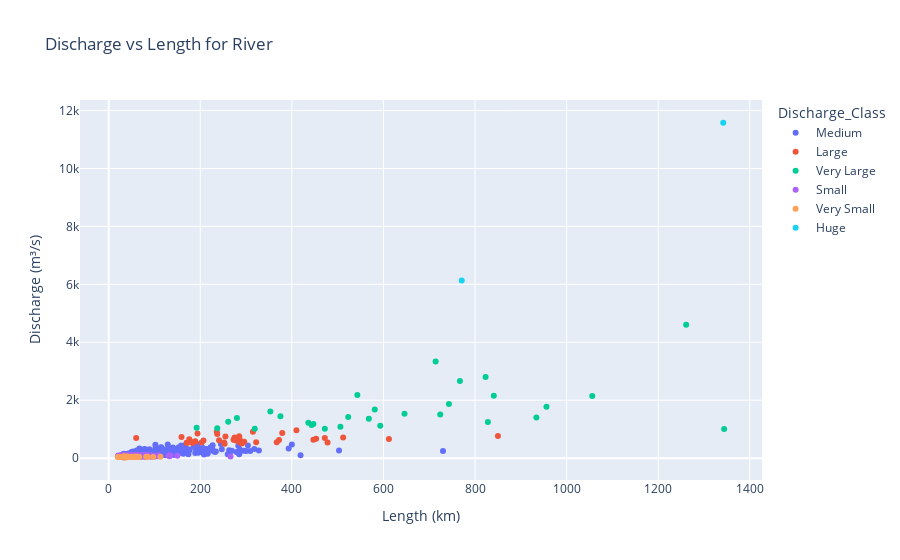
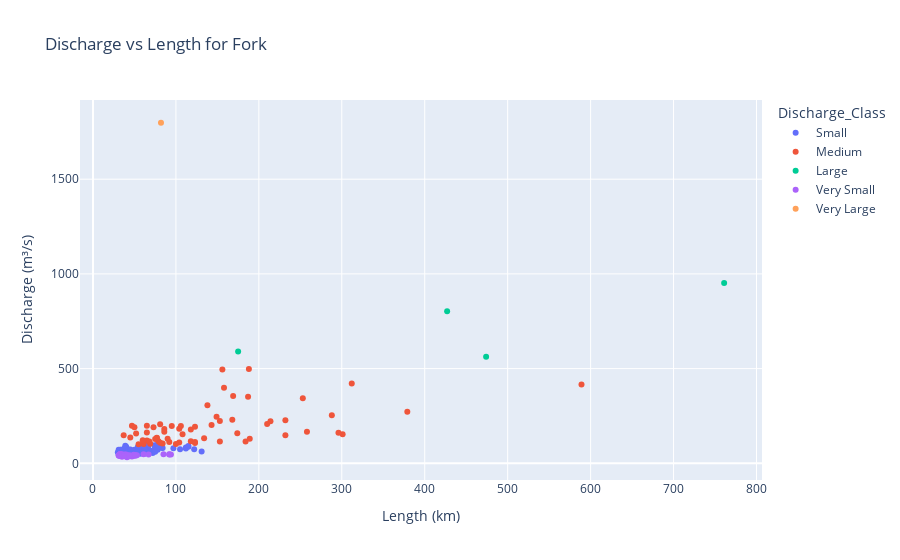
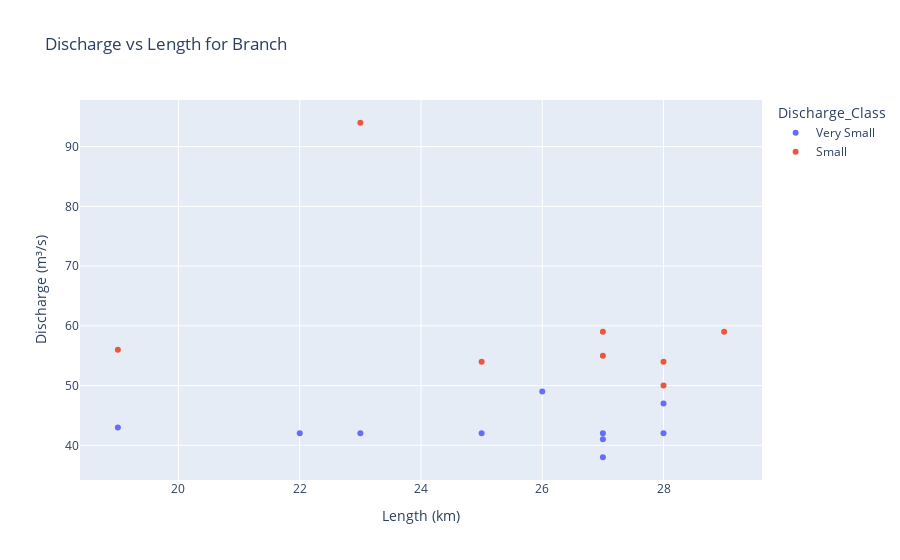
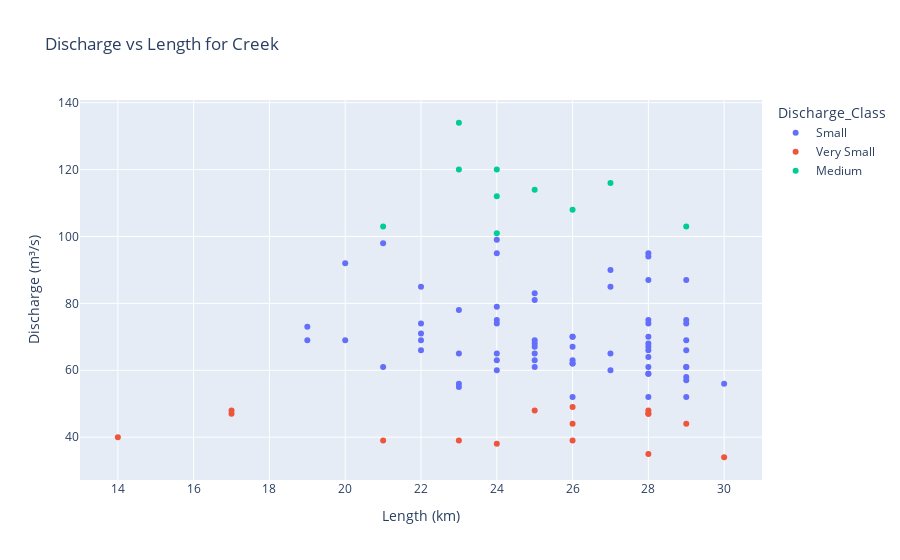

The notebook cell saved with these charts, in order:
### Code cell
import plotly.express as px

for rtype in df["Type"].unique():
    subset = df[df["Type"] == rtype]
    
    fig = px.scatter(
        subset,
        x='Length',
        y='Discharge',
        color='Discharge_Class',      
        hover_data=['River', 'Basin'], 
        title=f'Discharge vs Length for {rtype}',
        labels={'Length':'Length (km)', 'Discharge':'Discharge (m³/s)'}
    )
    
    fig.update_traces(mode='markers')
    
    fig.show()

### Figure 1 — Plotly figure (JSON) as saved in the notebook; plotly's stock layout.template omitted (floating-point values rounded to 4 significant figures; data arrays with more than 128 entries replaced by an {"elided": "..."} marker saying what was removed)
{"data": [{"customdata": {"elided": "315x2 str values"}, "hovertemplate": "Discharge_Class=Medium<br>Length (km)=%{x}<br>Discharge (m³/s)=%{y}<br>River=%{customdata[0]}<br>Basin=%{customdata[1]}<extra></extra>", "legendgroup": "Medium", "marker": {"color": "#636efa", "symbol": "circle"}, "mode": "markers", "name": "Medium", "orientation": "v", "showlegend": true, "type": "scatter", "x": {"elided": "315 float values"}, "xaxis": "x", "y": {"elided": "315 float values"}, "yaxis": "y"}, {"customdata": [["Nymphidam", "Nymphidam"], ["Stymphetos", "Stymphetos"], ["Itherta", "Itherta"], ["Phanais", "Phanais"], ["Cythumna", "Orchodessos"], ["Nyrian", "Nyrian"], ["Thylos", "Thylos"], ["Dikon", "Dikon"], ["Polis", "Polis"], ["Abros", "Abros"], ["Aelamospon", "Aelamospon"], ["Orinthe", "Leitatea"], ["Hyera", "Ririkon"], ["Rinoinala", "Abros"], ["Hesia", "Hesia"], ["Ronia", "Kores"], ["Rhampiatea", "Rhampiatea"], ["Morgyrera", "Morgyrera"], ["Asktos", "Asktos"], ["Pitha", "Histheri"], ["Typether", "Typether"], ["Askra", "Apitros"], ["Akhamos", "Akhamos"], ["Brausaipona", "Brausaipona"], ["Hubrosponti", "Hubrosponti"], ["Rorypepoi", "Rorypepoi"], ["Mypecera", "Mypecera"], ["Thotiniamai", "Thotiniamai"], ["Aegira", "Aegira"], ["Kossos", "Kossos"], ["Kamei", "Chiossos"], ["Dopolis", "Apitros"], ["Lameinon", "Lameinon"], ["Syreleurion", "Ririkon"], ["Akramontion", "Akramontion"], ["Talamispon", "Talamispon"], ["Juktos", "Juktos"], ["Myrniapolis", "Myrniapolis"], ["Bylis", "Bylis"], ["Antos", "Diossos"], ["Myolis", "Cornas"]], "hovertemplate": "Discharge_Class=Large<br>Length (km)=%{x}<br>Discharge (m³/s)=%{y}<br>River=%{customdata[0]}<br>Basin=%{customdata[1]}<extra></extra>", "legendgroup": "Large", "marker": {"color": "#EF553B", "symbol": "circle"}, "mode": "markers", "name": "Large", "orientation": "v", "showlegend": true, "type": "scatter", "x": [322.0, 286.0, 285.0, 253.0, 612.0, 176.0, 286.0, 207.0, 410.0, 241.0, 296.0, 171.0, 850.0, 478.0, 453.0, 273.0, 512.0, 189.0, 367.0, 379.0, 372.0, 447.0, 290.0, 275.0, 273.0, 237.0, 159.0, 236.0, 170.0, 189.0, 60.0, 472.0, 252.0, 291.0, 183.0, 179.0, 194.0, 255.0, 278.0, 315.0, 203.0], "xaxis": "x", "y": [547.0, 553.0, 757.0, 501.0, 659.0, 652.0, 653.0, 610.0, 965.0, 615.0, 564.0, 520.0, 763.0, 539.0, 671.0, 638.0, 716.0, 584.0, 554.0, 865.0, 624.0, 638.0, 568.0, 718.0, 642.0, 837.0, 728.0, 911.0, 536.0, 565.0, 700.0, 697.0, 544.0, 505.0, 525.0, 568.0, 849.0, 747.0, 612.0, 913.0, 541.0], "yaxis": "y"}, {"customdata": [["Otigosthos", "Otigosthos"], ["Ecegi", "Ecegi"], ["Pydna", "Apitros"], ["Golamaion", "Golamaion"], ["Chiossos", "Chiossos"], ["Bhryrian", "Ririkon"], ["Apia", "Apia"], ["Amphidria", "Amphidria"], ["Aphidyrian", "Aphidyrian"], ["Psychia", "Psychia"], ["Abdekiondo", "Abdekiondo"], ["Ephakouros", "Ririkon"], ["Kores", "Kores"], ["Leitatea", "Leitatea"], ["Tyrase", "Tyrase"], ["Tranelepi", "Ririkon"], ["Amphidna", "Amphidna"], ["Siros", "Siros"], ["Abros", "Abros"], ["Histheri", "Histheri"], ["Podessos", "Podessos"], ["Orchodessos", "Orchodessos"], ["Lekros", "Lekros"], ["Diossos", "Diossos"], ["Cornas", "Cornas"], ["Orchosia", "Orchosia"], ["Skylespon", "Skylespon"], ["Amphos", "Amphos"], ["Pitheniate", "Pitheniate"], ["Gorgan", "Gorgan"]], "hovertemplate": "Discharge_Class=Very Large<br>Length (km)=%{x}<br>Discharge (m³/s)=%{y}<br>River=%{customdata[0]}<br>Basin=%{customdata[1]}<extra></extra>", "legendgroup": "Very Large", "marker": {"color": "#00cc96", "symbol": "circle"}, "mode": "markers", "name": "Very Large", "orientation": "v", "showlegend": true, "type": "scatter", "x": [934.0, 743.0, 523.0, 472.0, 543.0, 828.0, 646.0, 443.0, 319.0, 593.0, 506.0, 1344.0, 767.0, 261.0, 192.0, 956.0, 724.0, 436.0, 1056.0, 714.0, 375.0, 841.0, 568.0, 1261.0, 353.0, 823.0, 237.0, 581.0, 447.0, 280.0], "xaxis": "x", "y": [1407.0, 1870.0, 1420.0, 1018.0, 2185.0, 1253.0, 1534.0, 1141.0, 1019.0, 1123.0, 1087.0, 1011.0, 2661.0, 1254.0, 1054.0, 1779.0, 1505.0, 1227.0, 2145.0, 3333.0, 1444.0, 2154.0, 1357.0, 4604.0, 1610.0, 2799.0, 1030.0, 1677.0, 1181.0, 1385.0], "yaxis": "y"}, {"customdata": {"elided": "331x2 str values"}, "hovertemplate": "Discharge_Class=Small<br>Length (km)=%{x}<br>Discharge (m³/s)=%{y}<br>River=%{customdata[0]}<br>Basin=%{customdata[1]}<extra></extra>", "legendgroup": "Small", "marker": {"color": "#ab63fa", "symbol": "circle"}, "mode": "markers", "name": "Small", "orientation": "v", "showlegend": true, "type": "scatter", "x": {"elided": "331 float values"}, "xaxis": "x", "y": {"elided": "331 float values"}, "yaxis": "y"}, {"customdata": {"elided": "87x2 str values"}, "hovertemplate": "Discharge_Class=Very Small<br>Length (km)=%{x}<br>Discharge (m³/s)=%{y}<br>River=%{customdata[0]}<br>Basin=%{customdata[1]}<extra></extra>", "legendgroup": "Very Small", "marker": {"color": "#FFA15A", "symbol": "circle"}, "mode": "markers", "name": "Very Small", "orientation": "v", "showlegend": true, "type": "scatter", "x": [47.0, 39.0, 34.0, 59.0, 20.0, 31.0, 50.0, 37.0, 41.0, 40.0, 58.0, 37.0, 49.0, 54.0, 97.0, 36.0, 113.0, 54.0, 37.0, 25.0, 34.0, 55.0, 37.0, 35.0, 36.0, 33.0, 36.0, 33.0, 31.0, 32.0, 67.0, 32.0, 41.0, 83.0, 38.0, 39.0, 41.0, 59.0, 37.0, 32.0, 28.0, 31.0, 38.0, 33.0, 36.0, 34.0, 32.0, 55.0, 37.0, 58.0, 34.0, 38.0, 35.0, 34.0, 35.0, 82.0, 31.0, 36.0, 35.0, 42.0, 85.0, 42.0, 35.0, 45.0, 39.0, 34.0, 34.0, 37.0, 35.0, 32.0, 64.0, 45.0, 31.0, 62.0, 31.0, 30.0, 35.0, 30.0, 36.0, 39.0, 32.0, 31.0, 29.0, 41.0, 31.0, 35.0, 31.0], "xaxis": "x", "y": [42.0, 38.0, 34.0, 47.0, 41.0, 40.0, 38.0, 45.0, 46.0, 35.0, 40.0, 47.0, 42.0, 47.0, 43.0, 38.0, 49.0, 37.0, 39.0, 41.0, 34.0, 39.0, 34.0, 47.0, 40.0, 46.0, 43.0, 46.0, 40.0, 32.0, 41.0, 35.0, 44.0, 43.0, 48.0, 43.0, 46.0, 37.0, 47.0, 35.0, 43.0, 40.0, 39.0, 45.0, 35.0, 38.0, 49.0, 49.0, 41.0, 39.0, 32.0, 39.0, 44.0, 40.0, 37.0, 45.0, 33.0, 41.0, 46.0, 43.0, 46.0, 46.0, 40.0, 37.0, 41.0, 38.0, 41.0, 36.0, 44.0, 49.0, 46.0, 42.0, 41.0, 45.0, 42.0, 37.0, 39.0, 44.0, 46.0, 49.0, 43.0, 43.0, 37.0, 47.0, 48.0, 41.0, 49.0], "yaxis": "y"}, {"customdata": [["Apitros", "Apitros"], ["Ririkon", "Ririkon"]], "hovertemplate": "Discharge_Class=Huge<br>Length (km)=%{x}<br>Discharge (m³/s)=%{y}<br>River=%{customdata[0]}<br>Basin=%{customdata[1]}<extra></extra>", "legendgroup": "Huge", "marker": {"color": "#19d3f3", "symbol": "circle"}, "mode": "markers", "name": "Huge", "orientation": "v", "showlegend": true, "type": "scatter", "x": [1342.0, 771.0], "xaxis": "x", "y": [11580.0, 6131.0], "yaxis": "y"}], "layout": {"legend": {"title": {"text": "Discharge_Class"}, "tracegroupgap": 0}, "title": {"text": "Discharge vs Length for River"}, "xaxis": {"anchor": "y", "domain": [0, 1], "title": {"text": "Length (km)"}}, "yaxis": {"anchor": "x", "domain": [0, 1], "title": {"text": "Discharge (m³/s)"}}}}

### Figure 2 — Plotly figure (JSON) as saved in the notebook; plotly's stock layout.template omitted (floating-point values rounded to 4 significant figures; data arrays with more than 128 entries replaced by an {"elided": "..."} marker saying what was removed)
{"data": [{"customdata": {"elided": "88x2 str values"}, "hovertemplate": "Discharge_Class=Small<br>Length (km)=%{x}<br>Discharge (m³/s)=%{y}<br>River=%{customdata[0]}<br>Basin=%{customdata[1]}<extra></extra>", "legendgroup": "Small", "marker": {"color": "#636efa", "symbol": "circle"}, "mode": "markers", "name": "Small", "orientation": "v", "showlegend": true, "type": "scatter", "x": [75.0, 43.0, 64.0, 54.0, 72.0, 37.0, 77.0, 55.0, 78.0, 78.0, 74.0, 62.0, 66.0, 122.0, 46.0, 57.0, 97.0, 75.0, 64.0, 50.0, 39.0, 31.0, 34.0, 112.0, 40.0, 67.0, 38.0, 45.0, 75.0, 46.0, 31.0, 55.0, 75.0, 34.0, 77.0, 131.0, 105.0, 83.0, 115.0, 66.0, 34.0, 66.0, 51.0, 43.0, 54.0, 48.0, 70.0, 55.0, 41.0, 30.0, 44.0, 78.0, 62.0, 36.0, 112.0, 56.0, 84.0, 115.0, 60.0, 68.0, 75.0, 35.0, 40.0, 36.0, 38.0, 42.0, 32.0, 61.0, 51.0, 43.0, 55.0, 67.0, 56.0, 57.0, 63.0, 81.0, 33.0, 39.0, 80.0, 57.0, 38.0, 62.0, 53.0, 34.0, 45.0, 35.0, 45.0, 31.0], "xaxis": "x", "y": [80.0, 53.0, 76.0, 85.0, 55.0, 65.0, 95.0, 82.0, 77.0, 72.0, 95.0, 94.0, 86.0, 74.0, 60.0, 87.0, 79.0, 69.0, 91.0, 71.0, 66.0, 72.0, 63.0, 84.0, 56.0, 72.0, 59.0, 56.0, 90.0, 54.0, 57.0, 62.0, 90.0, 71.0, 77.0, 62.0, 74.0, 82.0, 88.0, 82.0, 58.0, 90.0, 65.0, 54.0, 72.0, 55.0, 66.0, 92.0, 63.0, 58.0, 71.0, 99.0, 50.0, 54.0, 78.0, 55.0, 81.0, 91.0, 82.0, 60.0, 61.0, 67.0, 88.0, 70.0, 80.0, 61.0, 58.0, 55.0, 54.0, 71.0, 68.0, 60.0, 64.0, 81.0, 70.0, 94.0, 71.0, 93.0, 92.0, 50.0, 55.0, 75.0, 63.0, 60.0, 60.0, 59.0, 73.0, 51.0], "yaxis": "y"}, {"customdata": [["Antiochialy", "Apitros"], ["Mornetase", "Apitros"], ["Aktas", "Otigosthos"], ["Morna", "Abros"], ["Ileleostos", "Amphidria"], ["Phais", "Apitros"], ["Muropolis", "Akhamos"], ["Siniaranos", "Apitros"], ["Ampharis", "Apitros"], ["Hacaionos", "Apitros"], ["Kysospon", "Leitatea"], ["Lideaion", "Apitros"], ["Nitaguri", "Phanais"], ["Zaklelion", "Ririkon"], ["Lefka", "Amphidria"], ["Myolis", "Apia"], ["Pydnaionti", "Kores"], ["Magricea", "Abdekiondo"], ["Sapasegaica", "Amphidria"], ["Kouroposia", "Ecegi"], ["Mandolipope", "Ririkon"], ["Pitria", "Otigosthos"], ["Ododes", "Apitros"], ["Lekros", "Apitros"], ["Aphenion", "Rhampiatea"], ["Gondos", "Rorypepoi"], ["Amphidea", "Ecegi"], ["Athmonion", "Mypecera"], ["Andonion", "Tyrase"], ["Theosei", "Abros"], ["Heleuthe", "Kores"], ["Paphenos", "Apitros"], ["Kamia", "Bylis"], ["Rhyroporyst", "Ririkon"], ["Lekradanos", "Diossos"], ["Morna", "Diossos"], ["Supakroi", "Histheri"], ["Akhagipolis", "Diossos"], ["Surolis", "Otigosthos"], ["Otigenaicea", "Apitros"], ["Bythergos", "Abros"], ["Myotidea", "Nyrian"], ["Leinoryst", "Ririkon"], ["Cronaseia", "Cornas"], ["Dionticea", "Abros"], ["Naucraion", "Amphos"], ["Zakrorestos", "Ririkon"], ["Tauratesos", "Diossos"], ["Egenaidopo", "Myrniapolis"], ["Laguronos", "Hubrosponti"], ["Pinesmos", "Gorgan"], ["Onion", "Lameinon"], ["Thergypetro", "Mypecera"], ["Tropodes", "Skylespon"], ["Naucleapit", "Cythos"], ["Cypekion", "Orchodessos"], ["Hyegea", "Ririkon"], ["Lanagripodo", "Pitheniate"], ["Netos", "Kores"], ["Lekhamos", "Enaizidam"], ["Bybros", "Talamispon"], ["Kalcis", "Nyrian"], ["Abdekus", "Nyrian"]], "hovertemplate": "Discharge_Class=Medium<br>Length (km)=%{x}<br>Discharge (m³/s)=%{y}<br>River=%{customdata[0]}<br>Basin=%{customdata[1]}<extra></extra>", "legendgroup": "Medium", "marker": {"color": "#EF553B", "symbol": "circle"}, "mode": "markers", "name": "Medium", "orientation": "v", "showlegend": true, "type": "scatter", "x": [77.0, 301.0, 258.0, 288.0, 169.0, 153.0, 232.0, 188.0, 47.0, 210.0, 81.0, 65.0, 92.0, 589.0, 104.0, 187.0, 104.0, 118.0, 77.0, 106.0, 232.0, 379.0, 55.0, 118.0, 153.0, 149.0, 61.0, 95.0, 73.0, 108.0, 143.0, 168.0, 65.0, 79.0, 60.0, 86.0, 253.0, 312.0, 184.0, 214.0, 189.0, 84.0, 296.0, 158.0, 174.0, 123.0, 69.0, 123.0, 68.0, 90.0, 138.0, 81.0, 86.0, 65.0, 45.0, 50.0, 100.0, 156.0, 134.0, 123.0, 37.0, 75.0, 52.0], "xaxis": "x", "y": [133.0, 154.0, 166.0, 254.0, 355.0, 224.0, 228.0, 498.0, 198.0, 208.0, 206.0, 120.0, 113.0, 416.0, 182.0, 351.0, 110.0, 117.0, 135.0, 197.0, 148.0, 272.0, 101.0, 178.0, 115.0, 246.0, 102.0, 197.0, 190.0, 153.0, 202.0, 230.0, 163.0, 117.0, 122.0, 181.0, 343.0, 422.0, 115.0, 222.0, 130.0, 105.0, 161.0, 399.0, 159.0, 193.0, 103.0, 113.0, 115.0, 130.0, 306.0, 109.0, 167.0, 198.0, 136.0, 191.0, 102.0, 495.0, 132.0, 107.0, 148.0, 129.0, 158.0], "yaxis": "y"}, {"customdata": [["Tapontioch", "Apitros"], ["Imbdelona", "Apitros"], ["Ampia", "Apitros"], ["Sparnasos", "Apitros"]], "hovertemplate": "Discharge_Class=Large<br>Length (km)=%{x}<br>Discharge (m³/s)=%{y}<br>River=%{customdata[0]}<br>Basin=%{customdata[1]}<extra></extra>", "legendgroup": "Large", "marker": {"color": "#00cc96", "symbol": "circle"}, "mode": "markers", "name": "Large", "orientation": "v", "showlegend": true, "type": "scatter", "x": [427.0, 175.0, 761.0, 474.0], "xaxis": "x", "y": [803.0, 590.0, 952.0, 563.0], "yaxis": "y"}, {"customdata": [["Koubea", "Ecegi"], ["Nauphi", "Thylos"], ["Aenegaipo", "Chiossos"], ["Myoscurodo", "Apia"], ["Athrena", "Ririkon"], ["Mulaigeia", "Psychia"], ["Erateamei", "Polis"], ["Hasos", "Apitros"], ["Siporintria", "Polis"], ["Gornelos", "Apitros"], ["Aeiasece", "Kores"], ["Lekha", "Apitros"], ["Crolis", "Amphidna"], ["Antilenia", "Apitros"], ["Picea", "Apitros"], ["Plada", "Oporystho"], ["Ninapa", "Psychia"], ["Kalia", "Kores"], ["Bybde", "Amphidria"], ["Paselos", "Nymphidam"], ["Thyrekion", "Ririkon"], ["Piporion", "Apitros"], ["Dotinionti", "Apitros"], ["Delpha", "Kores"], ["Peracleacos", "Apitros"], ["Leontinolis", "Diossos"], ["Tolis", "Apitros"], ["Nymphos", "Akramontion"], ["Aktospon", "Ririkon"], ["Terythra", "Amphos"], ["Pydna", "Ririkon"], ["Pholi", "Abros"], ["Pyrmelea", "Ririkon"], ["Thapiapit", "Siros"], ["Tronion", "Siros"], ["Araiontossa", "Eleameido"], ["Apithe", "Orchodessos"], ["Hienaralos", "Diossos"], ["Lekrateraca", "Kores"], ["Hubros", "Apia"], ["Bybros", "Kores"], ["Onche", "Apitros"], ["Athresia", "Myrga"], ["Neagas", "Amphidna"], ["Peleuros", "Cornas"]], "hovertemplate": "Discharge_Class=Very Small<br>Length (km)=%{x}<br>Discharge (m³/s)=%{y}<br>River=%{customdata[0]}<br>Basin=%{customdata[1]}<extra></extra>", "legendgroup": "Very Small", "marker": {"color": "#ab63fa", "symbol": "circle"}, "mode": "markers", "name": "Very Small", "orientation": "v", "showlegend": true, "type": "scatter", "x": [33.0, 49.0, 40.0, 38.0, 41.0, 31.0, 33.0, 45.0, 35.0, 85.0, 36.0, 40.0, 34.0, 35.0, 33.0, 33.0, 33.0, 35.0, 39.0, 34.0, 94.0, 51.0, 53.0, 49.0, 35.0, 41.0, 41.0, 33.0, 47.0, 34.0, 61.0, 92.0, 40.0, 67.0, 31.0, 36.0, 32.0, 32.0, 39.0, 37.0, 44.0, 92.0, 51.0, 32.0, 44.0], "xaxis": "x", "y": [48.0, 40.0, 47.0, 47.0, 32.0, 41.0, 49.0, 40.0, 47.0, 48.0, 44.0, 40.0, 38.0, 34.0, 49.0, 47.0, 42.0, 45.0, 38.0, 46.0, 47.0, 40.0, 43.0, 45.0, 45.0, 43.0, 36.0, 47.0, 36.0, 41.0, 48.0, 48.0, 40.0, 46.0, 43.0, 45.0, 44.0, 45.0, 37.0, 38.0, 37.0, 46.0, 44.0, 39.0, 42.0], "yaxis": "y"}, {"customdata": [["Kopocearas", "Apitros"]], "hovertemplate": "Discharge_Class=Very Large<br>Length (km)=%{x}<br>Discharge (m³/s)=%{y}<br>River=%{customdata[0]}<br>Basin=%{customdata[1]}<extra></extra>", "legendgroup": "Very Large", "marker": {"color": "#FFA15A", "symbol": "circle"}, "mode": "markers", "name": "Very Large", "orientation": "v", "showlegend": true, "type": "scatter", "x": [82.0], "xaxis": "x", "y": [1798.0], "yaxis": "y"}], "layout": {"legend": {"title": {"text": "Discharge_Class"}, "tracegroupgap": 0}, "title": {"text": "Discharge vs Length for Fork"}, "xaxis": {"anchor": "y", "domain": [0, 1], "title": {"text": "Length (km)"}}, "yaxis": {"anchor": "x", "domain": [0, 1], "title": {"text": "Discharge (m³/s)"}}}}

### Figure 3 — Plotly figure (JSON) as saved in the notebook; plotly's stock layout.template omitted (floating-point values rounded to 4 significant figures)
{"data": [{"customdata": [["Theonion", "Pithelos"], ["Kasos", "Apitros"], ["Piceacos", "Otigosthos"], ["Iolodes", "Tholis"], ["Hiesos", "Kores"], ["Gournaliapo", "Amphidna"], ["Akrossos", "Orchodessos"], ["Gyria", "Akhamos"], ["Lalekus", "Orchodessos"], ["Chios", "Diossos"]], "hovertemplate": "Discharge_Class=Very Small<br>Length (km)=%{x}<br>Discharge (m³/s)=%{y}<br>River=%{customdata[0]}<br>Basin=%{customdata[1]}<extra></extra>", "legendgroup": "Very Small", "marker": {"color": "#636efa", "symbol": "circle"}, "mode": "markers", "name": "Very Small", "orientation": "v", "showlegend": true, "type": "scatter", "x": [27.0, 28.0, 27.0, 26.0, 22.0, 25.0, 27.0, 23.0, 28.0, 19.0], "xaxis": "x", "y": [42.0, 47.0, 41.0, 49.0, 42.0, 42.0, 38.0, 42.0, 42.0, 43.0], "yaxis": "y"}, {"customdata": [["Kimnos", "Amphidria"], ["Aegaiponia", "Chiossos"], ["Hepilelea", "Histheri"], ["Smyrgytos", "Orchosia"], ["Cropeceri", "Thotiniamai"], ["Chalcissa", "Tegene"], ["Paphyrorion", "Podessos"], ["Iolcos", "Orchosia"]], "hovertemplate": "Discharge_Class=Small<br>Length (km)=%{x}<br>Discharge (m³/s)=%{y}<br>River=%{customdata[0]}<br>Basin=%{customdata[1]}<extra></extra>", "legendgroup": "Small", "marker": {"color": "#EF553B", "symbol": "circle"}, "mode": "markers", "name": "Small", "orientation": "v", "showlegend": true, "type": "scatter", "x": [28.0, 27.0, 27.0, 28.0, 29.0, 19.0, 25.0, 23.0], "xaxis": "x", "y": [54.0, 59.0, 55.0, 50.0, 59.0, 56.0, 54.0, 94.0], "yaxis": "y"}], "layout": {"legend": {"title": {"text": "Discharge_Class"}, "tracegroupgap": 0}, "title": {"text": "Discharge vs Length for Branch"}, "xaxis": {"anchor": "y", "domain": [0, 1], "title": {"text": "Length (km)"}}, "yaxis": {"anchor": "x", "domain": [0, 1], "title": {"text": "Discharge (m³/s)"}}}}

### Figure 4 — Plotly figure (JSON) as saved in the notebook; plotly's stock layout.template omitted (floating-point values rounded to 4 significant figures; data arrays with more than 128 entries replaced by an {"elided": "..."} marker saying what was removed)
{"data": [{"customdata": {"elided": "67x2 str values"}, "hovertemplate": "Discharge_Class=Small<br>Length (km)=%{x}<br>Discharge (m³/s)=%{y}<br>River=%{customdata[0]}<br>Basin=%{customdata[1]}<extra></extra>", "legendgroup": "Small", "marker": {"color": "#636efa", "symbol": "circle"}, "mode": "markers", "name": "Small", "orientation": "v", "showlegend": true, "type": "scatter", "x": [25.0, 29.0, 29.0, 22.0, 25.0, 27.0, 26.0, 29.0, 27.0, 28.0, 25.0, 29.0, 28.0, 30.0, 25.0, 29.0, 24.0, 28.0, 29.0, 26.0, 29.0, 29.0, 24.0, 26.0, 22.0, 25.0, 28.0, 28.0, 21.0, 24.0, 21.0, 28.0, 29.0, 28.0, 25.0, 22.0, 28.0, 29.0, 26.0, 28.0, 26.0, 26.0, 25.0, 25.0, 28.0, 26.0, 22.0, 23.0, 20.0, 27.0, 28.0, 19.0, 19.0, 24.0, 24.0, 27.0, 23.0, 28.0, 28.0, 23.0, 22.0, 28.0, 24.0, 24.0, 20.0, 24.0, 23.0], "xaxis": "x", "y": [63.0, 61.0, 74.0, 74.0, 83.0, 60.0, 67.0, 58.0, 85.0, 75.0, 68.0, 57.0, 74.0, 56.0, 69.0, 75.0, 79.0, 95.0, 52.0, 62.0, 61.0, 66.0, 74.0, 70.0, 71.0, 81.0, 66.0, 70.0, 61.0, 95.0, 98.0, 59.0, 87.0, 87.0, 65.0, 85.0, 64.0, 69.0, 52.0, 67.0, 70.0, 63.0, 61.0, 67.0, 52.0, 62.0, 66.0, 56.0, 69.0, 65.0, 61.0, 69.0, 73.0, 63.0, 60.0, 90.0, 55.0, 94.0, 59.0, 65.0, 69.0, 68.0, 99.0, 75.0, 92.0, 65.0, 78.0], "yaxis": "y"}, {"customdata": [["Menos", "Marathyro"], ["Borinthos", "Amphidria"], ["Trigostros", "Psychia"], ["Myrma", "Apitros"], ["Peicea", "Histheri"], ["Sicos", "Otigosthos"], ["Artakynthe", "Diossos"], ["Mortetos", "Mortetos"], ["Gourtanais", "Histheri"], ["Nympha", "Paliceaies"], ["Onche", "Onche"], ["Nymphine", "Nymphine"], ["Plaras", "Plaras"], ["Laorinther", "Laorinther"], ["Haraspon", "Haraspon"], ["Dolistos", "Dolistos"]], "hovertemplate": "Discharge_Class=Very Small<br>Length (km)=%{x}<br>Discharge (m³/s)=%{y}<br>River=%{customdata[0]}<br>Basin=%{customdata[1]}<extra></extra>", "legendgroup": "Very Small", "marker": {"color": "#EF553B", "symbol": "circle"}, "mode": "markers", "name": "Very Small", "orientation": "v", "showlegend": true, "type": "scatter", "x": [17.0, 29.0, 24.0, 28.0, 26.0, 30.0, 26.0, 25.0, 23.0, 14.0, 28.0, 26.0, 28.0, 17.0, 28.0, 21.0], "xaxis": "x", "y": [47.0, 44.0, 38.0, 35.0, 49.0, 34.0, 39.0, 48.0, 39.0, 40.0, 48.0, 44.0, 47.0, 48.0, 47.0, 39.0], "yaxis": "y"}, {"customdata": [["Histhyzan", "Histhyzan"], ["Aegea", "Aegea"], ["Cydon", "Cydon"], ["Miniakynt", "Miniakynt"], ["Peigenepios", "Peigenepios"], ["Pipathos", "Pipathos"], ["Kyzan", "Kyzan"], ["Kodigena", "Kodigena"], ["Gorme", "Gorme"], ["Laodes", "Laodes"]], "hovertemplate": "Discharge_Class=Medium<br>Length (km)=%{x}<br>Discharge (m³/s)=%{y}<br>River=%{customdata[0]}<br>Basin=%{customdata[1]}<extra></extra>", "legendgroup": "Medium", "marker": {"color": "#00cc96", "symbol": "circle"}, "mode": "markers", "name": "Medium", "orientation": "v", "showlegend": true, "type": "scatter", "x": [23.0, 24.0, 24.0, 29.0, 23.0, 27.0, 24.0, 25.0, 21.0, 26.0], "xaxis": "x", "y": [120.0, 120.0, 112.0, 103.0, 134.0, 116.0, 101.0, 114.0, 103.0, 108.0], "yaxis": "y"}], "layout": {"legend": {"title": {"text": "Discharge_Class"}, "tracegroupgap": 0}, "title": {"text": "Discharge vs Length for Creek"}, "xaxis": {"anchor": "y", "domain": [0, 1], "title": {"text": "Length (km)"}}, "yaxis": {"anchor": "x", "domain": [0, 1], "title": {"text": "Discharge (m³/s)"}}}}
